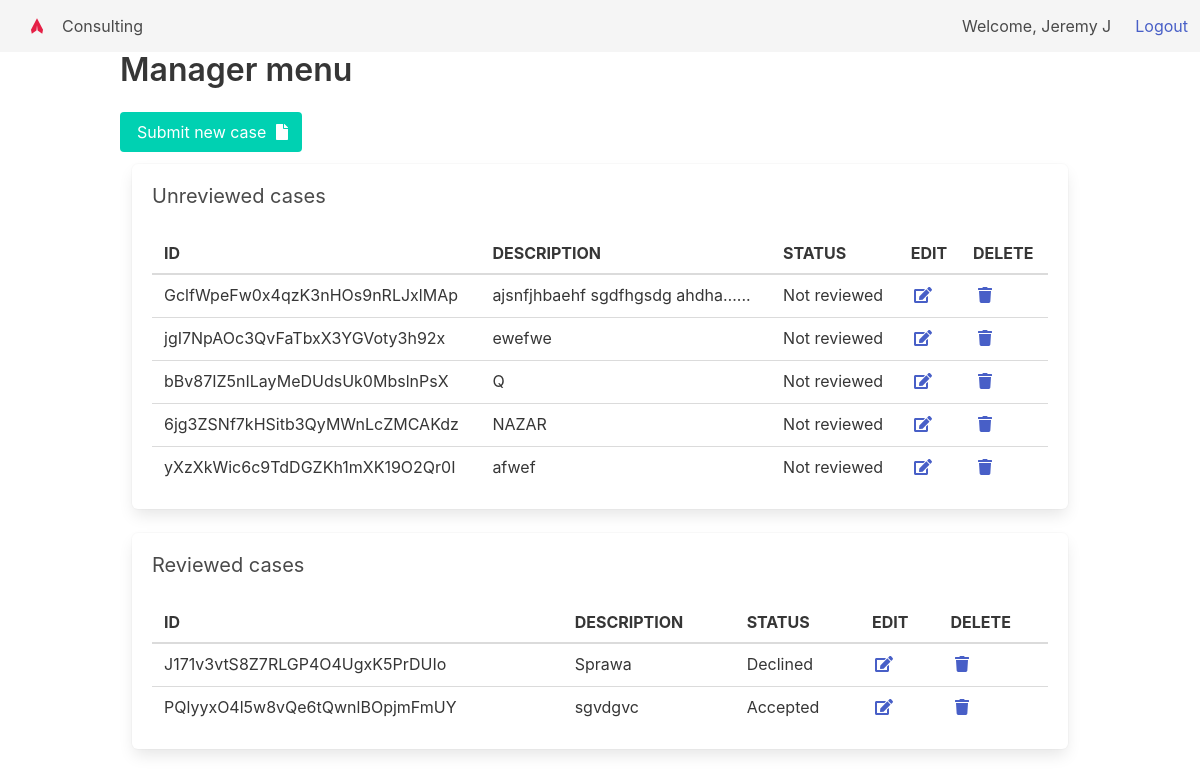
The page /dashboard/ (signed in) on the database its author committed.
### api/models.py (models this page shows, shortened)
class User(AbstractBaseUser):
    email = models.EmailField(blank=False, null=True, unique=True)
    first_name = models.CharField(max_length=30)
    last_name = models.CharField(max_length=30)
    active = models.BooleanField(default=True)
    staff = models.BooleanField(default=False)
    admin = models.BooleanField(default=False)
    is_manager = models.BooleanField(default=False)
    is_employee = models.BooleanField(default=False)
    USERNAME_FIELD = 'email'
    REQUIRED_FIELDS = ['first_name','last_name']
    objects = UserManager()
    @property
    def full_name(self):
        return "{} {}".format(self.first_name, self.last_name)

class Case(models.Model):
    NA = 0
    ACCEPTED = 1
    DECLINED = 2
    choices = (
        (NA,"Not reviewed"),
        (ACCEPTED,"Accepted"),
        (DECLINED,"Declined"),
    )
    identifier = models.CharField(max_length=30, unique=True)
    passcode = models.CharField(max_length=20)
    submition_datetime = models.DateTimeField()
    description = models.CharField(max_length=500)
    status = models.IntegerField(choices=choices, default=NA)
    type = models.ForeignKey("api.CaseType", on_delete=models.PROTECT)
    executor = models.ForeignKey("api.Employee", on_delete=models.PROTECT,
                                 blank=True,
                                 null=True)

### api/views.py (the view)
# urls.py: url(r"^dashboard/$", views.DashboardPage.as_view(), name='dashboard'),
class DashboardPage(LoginRequiredMixin, UserPassesTestMixin, TemplateView):
    template_name = 'dashboard.html'
    def test_func(self):
        test_result = self.request.user.is_manager or self.request.user.is_employee
        if not test_result:
            messages.info(self.request,_("Permission denied!"))
        return test_result
    def get(self, request, *args, **kwargs):
        cases = Case.objects.all()
        unreviwed = cases.filter(status=Case.NA).all()
        reviewed = cases.filter(Q(status=Case.ACCEPTED)|Q(status=Case.DECLINED)).all()
        return render(request, self.template_name,{'unreviewed':unreviwed,"reviewed":reviewed})

### templates/dashboard.html (shortened to what this page needs)
{% extends 'base.html' %}
{% load static %}
{% block css %}
    <link rel="stylesheet" href="{% static 'css/style.css' %}">
{% endblock %}
{% block content %}
    {% include 'navbar.html' %}
    {% if user.is_manager %}
        {% include 'manager.html' %}
    {% elif user.is_employee %}
        {% include 'employee.html' %}
    {% endif %}
{% endblock %}

### templates/base.html (shortened to what this page needs)
{% load static %}
<!DOCTYPE html>
<html>
  <head>
    <link rel="stylesheet" href="https://cdnjs.cloudflare.com/ajax/libs/bulma/0.7.1/css/bulma.min.css">
    {% block css%}
    {% endblock %}
  </head>
  <body>
    {% block content %}
    {% endblock %}
  </body>
</html>

### templates/navbar.html
{% load static %}
<nav class="navbar is-light" role="navigation" aria-label="main navigation">
        <div class="navbar-brand">
            <div class="navbar-item" href="#">
                <img src="{% static 'icons/logo.svg' %}" width="50" alt="Consulting">
                <h3>Consulting</h3>
            </div>
        </div>
        <div class="navbar-menu navbar-end">
            <div class="navbar-item">
                <h1>Welcome, {{ user.full_name }}</h1>
            </div>
            <div class="navbar-item">
                <a href="{% url 'logout' %}" class="is-link">Logout</a>
            </div>
        </div>
</nav>

### templates/manager.html
{% load static %}
<div class="container">
    <h1 class="title">Manager menu</h1>
    <a href="{% url 'create' %}" class="button is-primary">
        <span>Submit new case</span>
        <span class="icon">
            <i class="fas fa-file"></i>
        </span>
    </a>
    <div class="row">
        <div class="column">
        <div class="box">
            <h3 class="subtitle">Unreviewed cases</h3>
                <table class="table">
                <thead>
                    <thead>
                    <tr>
                        <th>ID</th>
                        <th>DESCRIPTION</th>
                        <th>STATUS</th>
                        <th>EDIT</th>
                        <th>DELETE</th>
                    </tr>
                </thead>
                <tbody>
                {% for case in unreviewed %}
                    <tr>
                        <td>{{ case.identifier }}</td>
                        <td>
                            {% if case.description|length <= 30 %}
                                {{ case.description }}
                            {% else %}
                                {{ case.description|truncatechars:30 }}...
                            {% endif %}
                        </td>
                        <td>{{ case.get_status_display }}</td>
                        <td>
                            <a href="{% url 'update' case.pk %}">
                                <span class="icon">
                                    <i class="fas fa-edit"></i>
                                </span>
                            </a>
                        </td>
                        <td>
                            <a href="">
                                <span class="icon">
                                    <i class="fas fa-trash"></i>
                                </span>
                            </a>
                        </td>
                    </tr>
                {% empty %}
                    <tr>
                        <h3>No records</h3>
                    </tr>
                {% endfor %}
                </tbody>
            </table>
            </div>
        </div>
        <div class="column">
            <div class="box">
                <h3 class="subtitle">Reviewed cases</h3>
                <table class="table">
                <thead>
                    <tr>
                        <th>ID</th>
                        <th>DESCRIPTION</th>
                        <th>STATUS</th>
                        <th>EDIT</th>
                        <th>DELETE</th>
                    </tr>
                </thead>
                <tbody>
                {% for case in reviewed %}
                    <tr>
                        <td>{{ case.identifier }}</td>
                        <td>
                            {% if case.description|length <= 30 %}
                                {{ case.description }}
                            {% else %}
                                {{ case.description|truncatechars:30 }}...
                            {% endif %}
                        </td>
                        <td>{{ case.get_status_display }}</td>
                        <td>
                            <a href="">
                                <span class="icon">
                                    <i class="fas fa-edit"></i>
                                </span>
                            </a>
                        </td>
                        <td>
                            <a href="">
                                <span class="icon">
                                    <i class="fas fa-trash"></i>
                                </span>
                            </a>
                        </td>
                    </tr>
                {% empty %}
                    <tr>
                        <h3>No records</h3>
                    </tr>
                {% endfor %}
                </tbody>
            </table>
            </div>
        </div>
    </div>
</div>

### static/css/style.css (style rules this page uses)
body { height: 100%; }
.table { width: 100%; }

### rows shown on the page
User: full_name "Jeremy J"
Case: identifier "GclfWpeFw0x4qzK3nHOs9nRLJxlMAp", description "ajsnfjhbaehf sgdfhgsdg ahdha…", status "Not reviewed"
Case: identifier "jgI7NpAOc3QvFaTbxX3YGVoty3h92x", description "ewefwe", status "Not reviewed"
Case: identifier "bBv87IZ5nILayMeDUdsUk0MbslnPsX", description "Q", status "Not reviewed"
Case: identifier "6jg3ZSNf7kHSitb3QyMWnLcZMCAKdz", description "NAZAR", status "Not reviewed"
Case: identifier "yXzXkWic6c9TdDGZKh1mXK19O2Qr0I", description "afwef", status "Not reviewed"
Case: identifier "J171v3vtS8Z7RLGP4O4UgxK5PrDUIo", description "Sprawa", status "Declined"
Case: identifier "PQlyyxO4l5w8vQe6tQwnlBOpjmFmUY", description "sgvdgvc", status "Accepted"
